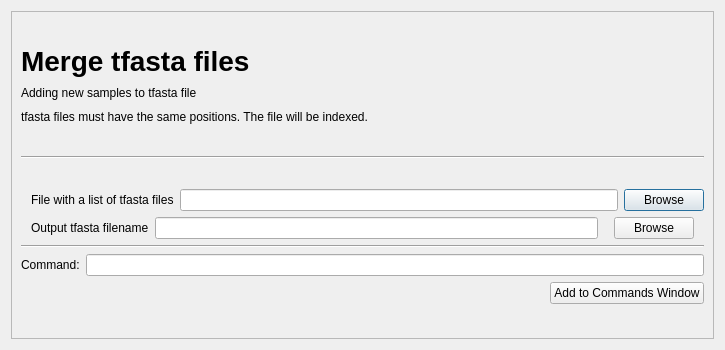
<?xml version="1.0" encoding="UTF-8"?>
<ui version="4.0">
 <class>Dialog</class>
 <widget class="QDialog" name="Dialog">
  <property name="geometry">
   <rect>
    <x>0</x>
    <y>0</y>
    <width>725</width>
    <height>350</height>
   </rect>
  </property>
  <property name="minimumSize">
   <size>
    <width>725</width>
    <height>350</height>
   </size>
  </property>
  <property name="maximumSize">
   <size>
    <width>16777215</width>
    <height>350</height>
   </size>
  </property>
  <property name="windowTitle">
   <string>Dialog</string>
  </property>
  <layout class="QGridLayout" name="gridLayout">
   <item row="0" column="0">
    <widget class="QScrollArea" name="scrollArea">
     <property name="widgetResizable">
      <bool>true</bool>
     </property>
     <widget class="QWidget" name="scrollAreaWidgetContents">
      <property name="geometry">
       <rect>
        <x>0</x>
        <y>0</y>
        <width>699</width>
        <height>324</height>
       </rect>
      </property>
      <layout class="QGridLayout" name="gridLayout_3">
       <item row="0" column="0">
        <layout class="QHBoxLayout" name="horizontalLayout">
         <property name="sizeConstraint">
          <enum>QLayout::SetFixedSize</enum>
         </property>
         <property name="topMargin">
          <number>0</number>
         </property>
         <property name="rightMargin">
          <number>10</number>
         </property>
         <item>
          <layout class="QHBoxLayout" name="horizontalLayout_2">
           <property name="rightMargin">
            <number>10</number>
           </property>
           <item>
            <layout class="QVBoxLayout" name="verticalLayout_4">
             <property name="sizeConstraint">
              <enum>QLayout::SetFixedSize</enum>
             </property>
             <property name="bottomMargin">
              <number>0</number>
             </property>
             <item>
              <layout class="QVBoxLayout" name="verticalLayout_6">
               <item>
                <widget class="QLabel" name="label">
                 <property name="font">
                  <font>
                   <pointsize>21</pointsize>
                   <weight>75</weight>
                   <bold>true</bold>
                  </font>
                 </property>
                 <property name="text">
                  <string>Merge tfasta files</string>
                 </property>
                </widget>
               </item>
              </layout>
             </item>
             <item>
              <layout class="QVBoxLayout" name="verticalLayout_7">
               <item>
                <widget class="QLabel" name="label_2">
                 <property name="font">
                  <font>
                   <kerning>true</kerning>
                  </font>
                 </property>
                 <property name="text">
                  <string>Adding new samples to tfasta file</string>
                 </property>
                </widget>
               </item>
              </layout>
             </item>
             <item>
              <layout class="QVBoxLayout" name="verticalLayout_10">
               <item>
                <widget class="QLabel" name="label_4">
                 <property name="text">
                  <string>tfasta files must have the same positions. The file will be indexed.</string>
                 </property>
                </widget>
               </item>
              </layout>
             </item>
            </layout>
           </item>
          </layout>
         </item>
         <item>
          <widget class="QLabel" name="logo_3">
           <property name="sizePolicy">
            <sizepolicy hsizetype="Preferred" vsizetype="Fixed">
             <horstretch>0</horstretch>
             <verstretch>0</verstretch>
            </sizepolicy>
           </property>
           <property name="maximumSize">
            <size>
             <width>81</width>
             <height>81</height>
            </size>
           </property>
           <property name="text">
            <string/>
           </property>
           <property name="pixmap">
            <pixmap resource="icon_SPiGA.qrc">:/logo/SPiGA_icon.png</pixmap>
           </property>
           <property name="scaledContents">
            <bool>true</bool>
           </property>
          </widget>
         </item>
        </layout>
       </item>
       <item row="1" column="0">
        <widget class="Line" name="line">
         <property name="orientation">
          <enum>Qt::Horizontal</enum>
         </property>
        </widget>
       </item>
       <item row="2" column="0">
        <layout class="QGridLayout" name="gridLayout_2">
         <item row="0" column="0">
          <layout class="QHBoxLayout" name="horizontalLayout_9">
           <item>
            <layout class="QHBoxLayout" name="horizontalLayout_6">
             <property name="leftMargin">
              <number>10</number>
             </property>
             <item>
              <widget class="QLabel" name="labelInputJoin_2">
               <property name="text">
                <string>File with a list of tfasta files</string>
               </property>
              </widget>
             </item>
            </layout>
           </item>
           <item>
            <layout class="QHBoxLayout" name="horizontalLayout_3">
             <item>
              <widget class="QLineEdit" name="lineInputJoin"/>
             </item>
            </layout>
           </item>
           <item>
            <layout class="QHBoxLayout" name="horizontalLayout_4">
             <property name="leftMargin">
              <number>0</number>
             </property>
             <item>
              <widget class="QPushButton" name="openInputJoin">
               <property name="text">
                <string>Browse</string>
               </property>
              </widget>
             </item>
            </layout>
           </item>
          </layout>
         </item>
         <item row="1" column="0">
          <layout class="QHBoxLayout" name="horizontalLayout_10">
           <property name="rightMargin">
            <number>0</number>
           </property>
           <item>
            <layout class="QHBoxLayout" name="horizontalLayout_7">
             <property name="leftMargin">
              <number>10</number>
             </property>
             <item>
              <widget class="QLabel" name="label_117">
               <property name="text">
                <string>Output tfasta filename</string>
               </property>
              </widget>
             </item>
            </layout>
           </item>
           <item>
            <layout class="QHBoxLayout" name="horizontalLayout_8">
             <property name="rightMargin">
              <number>10</number>
             </property>
             <item>
              <widget class="QLineEdit" name="lineOutputJoin"/>
             </item>
            </layout>
           </item>
           <item>
            <layout class="QHBoxLayout" name="horizontalLayout_13">
             <property name="rightMargin">
              <number>10</number>
             </property>
             <item>
              <widget class="QPushButton" name="pushButton">
               <property name="text">
                <string>Browse</string>
               </property>
              </widget>
             </item>
            </layout>
           </item>
          </layout>
         </item>
         <item row="2" column="0">
          <widget class="Line" name="line_2">
           <property name="orientation">
            <enum>Qt::Horizontal</enum>
           </property>
          </widget>
         </item>
         <item row="3" column="0">
          <layout class="QHBoxLayout" name="horizontalLayout_14">
           <property name="bottomMargin">
            <number>0</number>
           </property>
           <item>
            <layout class="QHBoxLayout" name="horizontalLayout_15">
             <property name="bottomMargin">
              <number>0</number>
             </property>
             <item>
              <widget class="QLabel" name="label_3">
               <property name="sizePolicy">
                <sizepolicy hsizetype="Fixed" vsizetype="Preferred">
                 <horstretch>0</horstretch>
                 <verstretch>0</verstretch>
                </sizepolicy>
               </property>
               <property name="text">
                <string>Command:</string>
               </property>
              </widget>
             </item>
            </layout>
           </item>
           <item>
            <layout class="QHBoxLayout" name="horizontalLayout_16">
             <property name="rightMargin">
              <number>0</number>
             </property>
             <property name="bottomMargin">
              <number>0</number>
             </property>
             <item>
              <widget class="QLineEdit" name="lineEdit"/>
             </item>
            </layout>
           </item>
          </layout>
         </item>
         <item row="4" column="0">
          <layout class="QHBoxLayout" name="horizontalLayout_11">
           <item>
            <spacer name="horizontalSpacer">
             <property name="orientation">
              <enum>Qt::Horizontal</enum>
             </property>
             <property name="sizeHint" stdset="0">
              <size>
               <width>40</width>
               <height>20</height>
              </size>
             </property>
            </spacer>
           </item>
           <item>
            <widget class="QPushButton" name="Add_Command_button">
             <property name="text">
              <string>Add to Commands Window</string>
             </property>
            </widget>
           </item>
          </layout>
         </item>
        </layout>
       </item>
      </layout>
     </widget>
    </widget>
   </item>
  </layout>
 </widget>
 <resources>
  <include location="icon_SPiGA.qrc"/>
 </resources>
 <connections/>
</ui>
